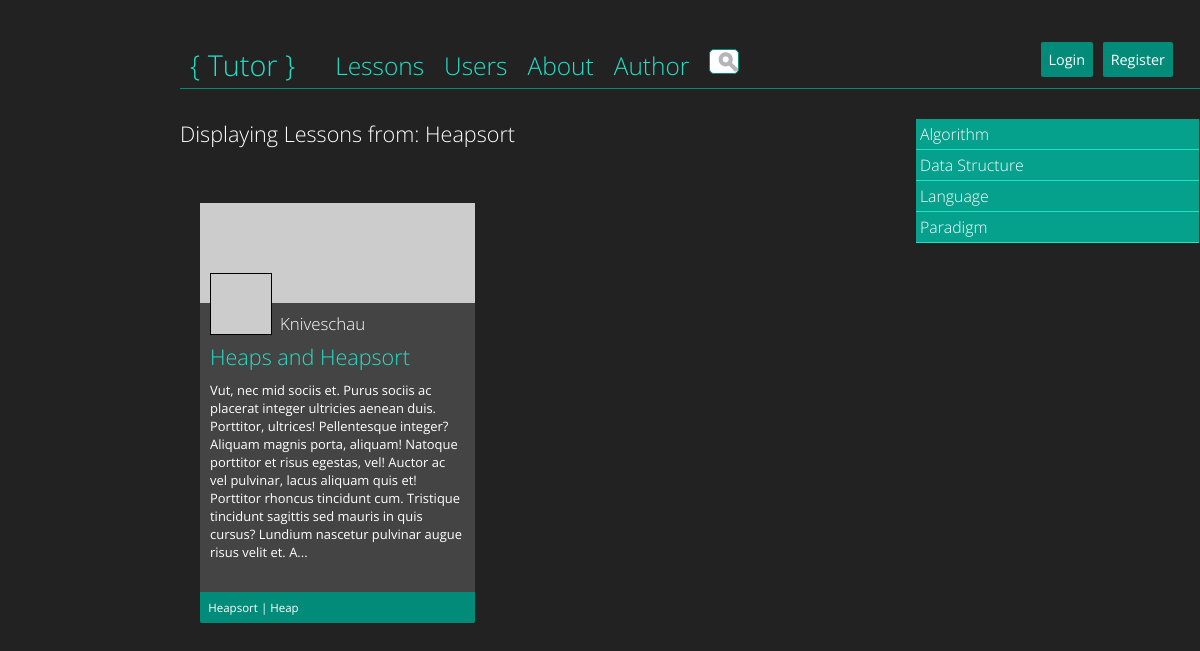
Page /controller.php?action=displaylessons&topic=heapsort on the earlier database version.
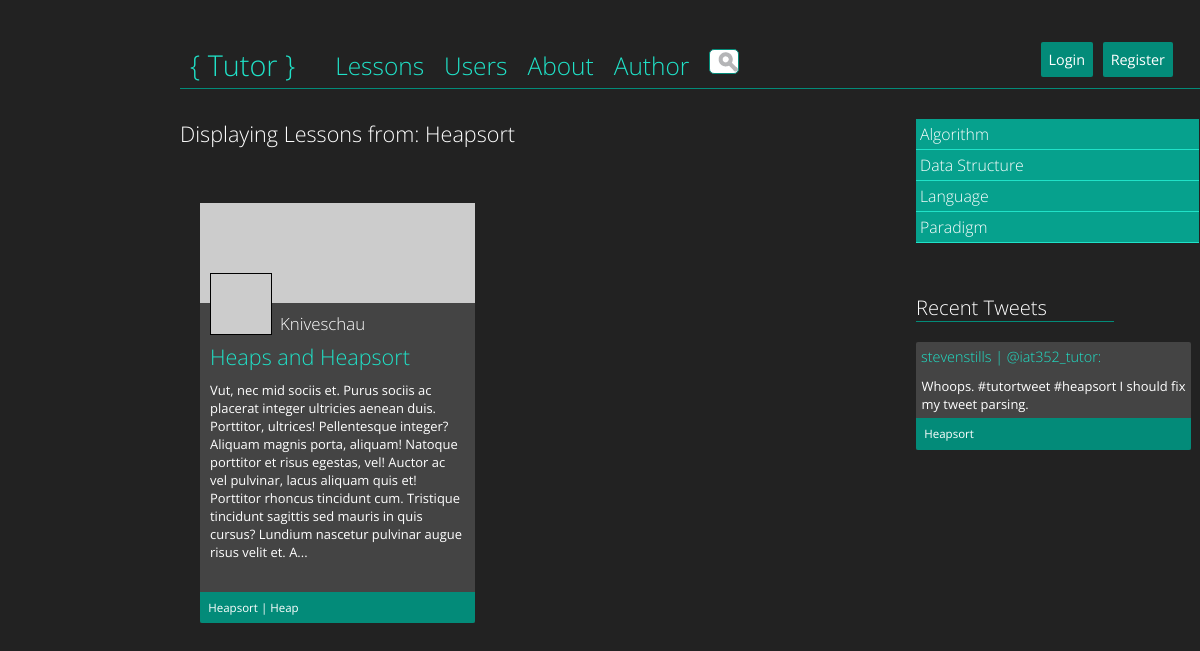
Same page on the later database version.
### tables this page shows
CREATE TABLE IF NOT EXISTS `post_topics` (
  `id` int(11) NOT NULL AUTO_INCREMENT,
  `postId` int(11) NOT NULL,
  `topicName` varchar(45) NOT NULL,
  PRIMARY KEY (`id`),
  KEY `id` (`id`)
);

CREATE TABLE IF NOT EXISTS `posts` (
  `id` int(11) NOT NULL AUTO_INCREMENT,
  `author` varchar(45) NOT NULL,
  `title` text NOT NULL,
  `content` longtext NOT NULL,
  `timestamp` timestamp NOT NULL DEFAULT CURRENT_TIMESTAMP ON UPDATE CURRENT_TIMESTAMP,
  PRIMARY KEY (`id`),
  KEY `id` (`id`)
);

CREATE TABLE IF NOT EXISTS `tweets` (
  `id` varchar(24) NOT NULL,
  `authorTwitter` varchar(45) NOT NULL,
  `text` text NOT NULL,
  `tutorTweet` tinyint(1) NOT NULL DEFAULT '0',
  `timestamp` timestamp NOT NULL DEFAULT CURRENT_TIMESTAMP ON UPDATE CURRENT_TIMESTAMP,
  PRIMARY KEY (`id`)
);

CREATE TABLE IF NOT EXISTS `users` (
  `email` varchar(45) NOT NULL,
  `name` varchar(45) NOT NULL,
  `password` varchar(72) NOT NULL,
  `description` longtext NOT NULL,
  `twitter` varchar(45) NOT NULL,
  `facebook` varchar(45) NOT NULL,
  `flickr` varchar(45) NOT NULL,
  `userType` varchar(45) NOT NULL DEFAULT 'learner',
  PRIMARY KEY (`name`)
);

### displayLessons.php (the view, shortened to what this page needs)
<?php
require_once("displayTwitter.php");
function displayLessons($connection, $tag) {
	if ($tag == "all") {
		$query = "SELECT id, author, title, content FROM posts ORDER BY timestamp DESC";
	} else {
		$query = "SELECT posts.id, posts.author, posts.title, posts.content, post_topics.postId, post_topics.topicName FROM posts, post_topics WHERE post_topics.postId = posts.id and post_topics.topicName = '" . rawurldecode($tag) . "' ORDER BY timestamp DESC";
	}
	$result = mysqli_query($connection, $query);
	$posts = [];
	if ($result) {
		$posts = mysqli_fetch_all($result, MYSQLI_ASSOC);
	} else {
		$data = array('action' => 'error', 'ermessage' => "Sorry, we were unable to access our database.");
		$url = 'controller.php' . "?" . http_build_query($data);
		header('Location: ' . $url);
		exit();
	}
	$categoryQuery = "SELECT DISTINCT category FROM topics ORDER BY category ASC";
	$categoryResults = mysqli_query($connection, $categoryQuery);
	$categories = [];
	if ($categoryResults) {
		$categories = mysqli_fetch_all($categoryResults, MYSQLI_ASSOC);
	} else {
		$data = array('action' => 'error', 'ermessage' => "Sorry, we were unable to access our database.");
		$url = 'controller.php' . "?" . http_build_query($data);
		header('Location: ' . $url);
		exit();
	}
	?>
	<article id="displayLessons">
		<div id="lessonSort">
			<ul>
				<?php
				foreach($categories as $category) {
					echo "<li class='topicCategory'>";
					echo ucwords($category['category']);
					echo "</li>";
				}
				?>
			</ul>
			<?php
			if (!isset($_SESSION['twitter']) || $_SESSION['twitter'] == 1 ) { ?>
				<?php
				if ($tag == "all") {
					$query = "SELECT tweets.id, tweets.text, tweets.authorTwitter, users.name FROM tweets, users, user_settings WHERE users.twitter = tweets.authorTwitter AND tutorTweet = 1 AND user_settings.username = users.name AND user_settings.displayTwitter = 1 ORDER BY id DESC LIMIT 10";
				} else {
					$query = "SELECT tweets.id, tweets.text, tweets.authorTwitter, users.name FROM tweets, tweet_topics, users, user_settings WHERE users.twitter = tweets.authorTwitter AND tweet_topics.tweetId = tweets.id AND tweet_topics.topicName = '" . rawurldecode($tag) . "' AND tweets.tutorTweet = 1 AND user_settings.username = users.name AND user_settings.displayTwitter = 1 ORDER BY tweets.id DESC LIMIT 10";
				}
				$result = mysqli_query($connection, $query);
				$tweets = mysqli_fetch_all($result, MYSQLI_ASSOC);
				if (count($tweets) > 0) {
					echo "<div id='publicTweets'>";
					echo "<h3>Recent Tweets</h3>";
					echo "<div id='tweetSet'>";
					drawTweets($connection, $tweets);
					echo "</div>";
					echo "</div>";
				}
				?>
				</div>
			<?php } ?>
		</div>
		<div id="topicInfo">
		<h2 id="lessonsTagTitle">Displaying Lessons from: <?php echo ucwords($tag); ?></h2>
		</div>
		<div id="lessonsSet">
		<?php
		printLesson($connection, $posts);
		?>
		</div>
	<?php
}
	?>

### lesson.php
<?php
function printLesson($connection, $posts) {
	foreach ($posts as $post) {
		$query = "SELECT topicName FROM post_topics WHERE postID = " . $post['id'];
		$result = mysqli_query($connection, $query);
		if ($result) $topics = mysqli_fetch_all($result);
	?>
	<article class="lesson">
		<img src="http://placehold.it/275x100" alt="Placeholder for Lesson Image" class="lessonImage" />
		<img src="http://placehold.it/60x60" alt="Author Icon" class="authorImage" />
		<h2 class="lessonAuthor"><a href="controller.php?action=user&name=<?php echo $post['author']; ?>"><?php echo ucwords($post['author']); ?></a></h2>
		<h1 class="lessonTitle"><a href="controller.php?action=lesson&id=<?php echo $post['id']; ?>"><?php echo $post['title']; ?></a></h1>
		<p class="lessonExcerpt">
			<?php
			$excerpt = (strlen(trim($post['content'])) > 383) ? substr($post['content'],0,380).'...' : $post['content'];
			echo $excerpt;
			?>
		</p>
		<?php if (count($topics) > 0) { ?>
		<div class="lessonTopics">
				<?php
				foreach($topics as $key=>$value) {
					echo '<a href="controller.php?action=displaylessons&topic=' . urlencode($value[0]) . '">';
					echo ucwords($value[0]);
					echo "</a>";
					if ($key < count($topics) - 1) {
						echo " | ";
					}
				}
				?>
		</div>
		<?php } ?>
	</article>
	<?php
	}
}
?>

### displayTwitter.php (shortened to what this page needs)
		<?php
function drawTweets($connection, $tweets) {
	foreach($tweets as $tweet) {
		$query = "SELECT DISTINCT topicName FROM tweet_topics WHERE tweetId = '" . $tweet['id'] . "'";
		$result = mysqli_query($connection, $query);
		$tweetTopics = mysqli_fetch_all($result, MYSQLI_ASSOC);
		?>
		<div class="tweet">
			<h4><a href="<?php echo "controller.php?action=user&name=" . $tweet['name']; ?>"><?php echo $tweet['name']; ?></a>
				| <a href="https://twitter.com/<?php echo $tweet['authorTwitter']; ?>">@<?php echo $tweet['authorTwitter']; ?></a>:</h4>
			<p><?php echo $tweet['text']; ?></p>
			<?php if (count($tweetTopics) > 0) {?>
			<div class="tweetTopics">
				<?php
				foreach($tweetTopics as $key=>$value) {
					echo '<a href="controller.php?action=displaylessons&topic=' . urlencode($value['topicName']) . '">';
					echo ucwords($value['topicName']);
					echo "</a>";
				}
				?>
			</div>
			<?php } ?>
		</div>
		<?php
	}
}
?>

Differences in the rows shown:
added tweets: users.name "stevenstills", authorTwitter "iat352_tutor", text "Whoops. #tutortweet #heapsort I should fix my tweet parsing.", topicName "Heapsort"
Other differences:
text now shown: "Recent Tweets"
